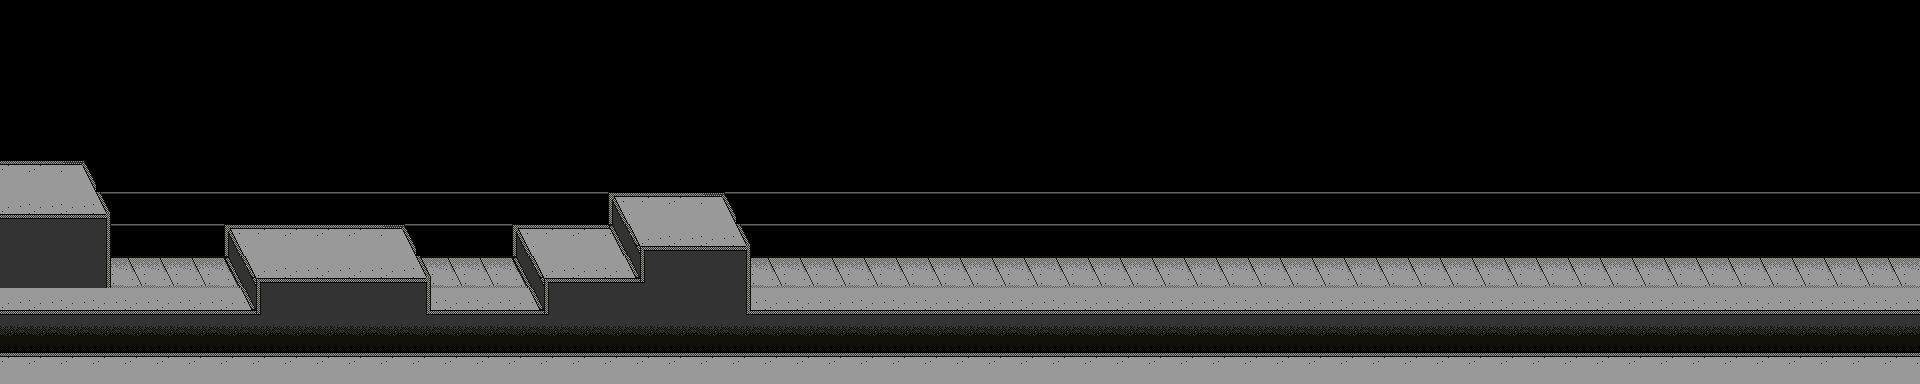

Rendered tile map (Tiled .tmx) drawn with the repository's tilesets; below, a short description and the full map source, tile grids included:
An orthogonal 60x12 tile map with 32x32 px tiles, 2 tile layers (floor, tier1).

<map version="1.5" tiledversion="1.6.0" orientation="orthogonal" renderorder="right-down" width="60" height="12" tilewidth="32" tileheight="32" infinite="0" nextlayerid="3" nextobjectid="1">
 <tileset firstgid="1" name="floor" tilewidth="32" tileheight="32" tilecount="20" columns="5">
  <image source="floor.png" width="160" height="128" />
  <tile id="0">
   <properties>
    <property name="collides" type="bool" value="false" />
   </properties>
  </tile>
  <tile id="1">
   <properties>
    <property name="collides" type="bool" value="false" />
   </properties>
  </tile>
  <tile id="2">
   <properties>
    <property name="collides" type="bool" value="false" />
   </properties>
  </tile>
  <tile id="3">
   <properties>
    <property name="collides" type="bool" value="false" />
   </properties>
  </tile>
  <tile id="4">
   <properties>
    <property name="collides" type="bool" value="false" />
   </properties>
  </tile>
  <tile id="5">
   <properties>
    <property name="collides" type="bool" value="false" />
   </properties>
  </tile>
  <tile id="6">
   <properties>
    <property name="collides" type="bool" value="false" />
   </properties>
  </tile>
  <tile id="7">
   <properties>
    <property name="collides" type="bool" value="false" />
   </properties>
  </tile>
  <tile id="8">
   <properties>
    <property name="collides" type="bool" value="true" />
   </properties>
  </tile>
  <tile id="9">
   <properties>
    <property name="collides" type="bool" value="false" />
   </properties>
  </tile>
  <tile id="10">
   <properties>
    <property name="collides" type="bool" value="false" />
   </properties>
  </tile>
  <tile id="11">
   <properties>
    <property name="collides" type="bool" value="true" />
   </properties>
  </tile>
  <tile id="12">
   <properties>
    <property name="collides" type="bool" value="false" />
   </properties>
  </tile>
  <tile id="13">
   <properties>
    <property name="collides" type="bool" value="false" />
   </properties>
  </tile>
  <tile id="14">
   <properties>
    <property name="collides" type="bool" value="false" />
   </properties>
  </tile>
  <tile id="15">
   <properties>
    <property name="collides" type="bool" value="true" />
   </properties>
  </tile>
  <tile id="16">
   <properties>
    <property name="collides" type="bool" value="true" />
   </properties>
  </tile>
  <tile id="17">
   <properties>
    <property name="collides" type="bool" value="false" />
   </properties>
  </tile>
  <tile id="18">
   <properties>
    <property name="collides" type="bool" value="false" />
   </properties>
  </tile>
  <tile id="19">
   <properties>
    <property name="collides" type="bool" value="false" />
   </properties>
  </tile>
 </tileset>
 <layer id="1" name="floor" width="60" height="12">
  <data encoding="csv">
0,0,0,0,0,0,0,0,0,0,0,0,0,0,0,0,0,0,0,0,0,0,0,0,0,0,0,0,0,0,0,0,0,0,0,0,0,0,0,0,0,0,0,0,0,0,0,0,0,0,0,0,0,0,0,0,0,0,0,0,
0,0,0,0,0,0,0,0,0,0,0,0,0,0,0,0,0,0,0,0,0,0,0,0,0,0,0,0,0,0,0,0,0,0,0,0,0,0,0,0,0,0,0,0,0,0,0,0,0,0,0,0,0,0,0,0,0,0,0,0,
0,0,0,0,0,0,0,0,0,0,0,0,0,0,0,0,0,0,0,0,0,0,0,0,0,0,0,0,0,0,0,0,0,0,0,0,0,0,0,0,0,0,0,0,0,0,0,0,0,0,0,0,0,0,0,0,0,0,0,0,
0,0,0,0,0,0,0,0,0,0,0,0,0,0,0,0,0,0,0,0,0,0,0,0,0,0,0,0,0,0,0,0,0,0,0,0,0,0,0,0,0,0,0,0,0,0,0,0,0,0,0,0,0,0,0,0,0,0,0,0,
0,0,0,0,0,0,0,0,0,0,0,0,0,0,0,0,0,0,0,0,0,0,0,0,0,0,0,0,0,0,0,0,0,0,0,0,0,0,0,0,0,0,0,0,0,0,0,0,0,0,0,0,0,0,0,0,0,0,0,0,
0,0,0,0,0,0,0,0,0,0,0,0,0,0,0,0,0,0,0,0,0,0,0,0,0,0,0,0,0,0,0,0,0,0,0,0,0,0,0,0,0,0,0,0,0,0,0,0,0,0,0,0,0,0,0,0,0,0,0,0,
7,7,7,7,7,7,7,7,7,7,7,7,7,7,7,7,7,7,7,7,7,7,7,7,7,7,7,7,7,7,7,7,7,7,7,7,7,7,7,7,7,7,7,7,7,7,7,7,7,7,7,7,7,7,7,7,7,7,7,7,
7,7,7,7,7,7,7,7,7,7,7,7,7,7,7,7,7,7,7,11,7,7,7,7,7,7,7,7,7,7,7,7,7,7,7,7,7,7,7,7,7,7,7,7,7,7,7,7,7,7,7,7,7,7,7,7,7,7,7,7,
6,6,6,6,6,6,6,6,6,6,6,6,6,6,6,6,6,6,6,16,6,6,6,6,6,6,6,6,6,6,6,6,6,6,6,6,6,6,6,6,6,6,6,6,6,6,6,6,6,6,6,6,6,6,6,6,6,6,6,6,
16,16,16,16,16,16,16,16,16,16,16,16,16,16,16,16,16,16,16,16,16,16,16,16,16,16,16,16,16,16,16,16,16,16,16,16,16,16,16,16,16,16,16,16,16,16,16,16,16,16,16,16,16,16,16,16,16,16,16,16,
4,4,4,4,4,4,4,4,4,4,4,4,4,4,4,4,4,4,4,4,4,4,4,4,4,4,4,4,4,4,4,4,4,4,4,4,4,4,4,4,4,4,4,4,4,4,4,4,4,4,4,4,4,4,4,4,4,4,4,4,
11,11,11,11,11,11,11,11,11,11,11,11,11,11,11,11,11,11,11,11,11,11,11,11,11,11,11,11,11,11,11,11,11,11,11,11,11,11,11,11,11,11,11,11,11,11,11,11,11,11,11,11,11,11,11,11,11,11,11,11
</data>
 </layer>
 <layer id="2" name="tier1" width="60" height="12">
  <data encoding="csv">
0,0,0,0,0,0,0,0,0,0,0,0,0,0,0,0,0,0,0,0,0,0,0,0,0,0,0,0,0,0,0,0,0,0,0,0,0,0,0,0,0,0,0,0,0,0,0,0,0,0,0,0,0,0,0,0,0,0,0,0,
0,0,0,0,0,0,0,0,0,0,0,0,0,0,0,0,0,0,0,0,0,0,0,0,0,0,0,0,0,0,0,0,0,0,0,0,0,0,0,0,0,0,0,0,0,0,0,0,0,0,0,0,0,0,0,0,0,0,0,0,
0,0,0,0,0,0,0,0,0,0,0,0,0,0,0,0,0,0,0,0,0,0,0,0,0,0,0,0,0,0,0,0,0,0,0,0,0,0,0,0,0,0,0,0,0,0,0,0,0,0,0,0,0,0,0,0,0,0,0,0,
0,0,0,0,0,0,0,0,0,0,0,0,0,0,0,0,0,0,0,0,0,0,0,0,0,0,0,0,0,0,0,0,0,0,0,0,0,0,0,0,0,0,0,0,0,0,0,0,0,0,0,0,0,0,0,0,0,0,0,0,
0,0,0,0,0,0,0,0,0,0,0,0,0,0,0,0,0,0,0,0,0,0,0,0,0,0,0,0,0,0,0,0,0,0,0,0,0,0,0,0,0,0,0,0,0,0,0,0,0,0,0,0,0,0,0,0,0,0,0,0,
11,11,13,0,0,0,0,0,0,0,0,0,0,0,0,0,0,0,0,0,0,0,0,0,0,0,0,0,0,0,0,0,0,0,0,0,0,0,0,0,0,0,0,0,0,0,0,0,0,0,0,0,0,0,0,0,0,0,0,0,
16,16,16,14,0,0,0,0,0,0,0,0,0,0,0,0,0,0,0,8,11,11,13,0,0,0,0,0,0,0,0,0,0,0,0,0,0,0,0,0,0,0,0,0,0,0,0,0,0,0,0,0,0,0,0,0,0,0,0,0,
2,2,2,19,0,0,0,8,11,11,11,11,13,0,0,0,8,11,11,9,17,16,16,14,0,0,0,0,0,0,0,0,0,0,0,0,0,0,0,0,0,0,0,0,0,0,0,0,0,0,0,0,0,0,0,0,0,0,0,0,
2,2,2,19,0,0,0,9,17,16,16,16,16,14,0,0,9,17,16,10,18,2,2,19,0,0,0,0,0,0,0,0,0,0,0,0,0,0,0,0,0,0,0,0,0,0,0,0,0,0,0,0,0,0,0,0,0,0,0,0,
0,0,0,0,0,0,0,10,18,2,2,2,2,20,0,0,10,18,2,2,2,2,2,20,0,0,0,0,0,0,0,0,0,0,0,0,0,0,0,0,0,0,0,0,0,0,0,0,0,0,0,0,0,0,0,0,0,0,0,0,
0,0,0,0,0,0,0,0,0,0,0,0,0,0,0,0,0,0,0,0,0,0,0,0,0,0,0,0,0,0,0,0,0,0,0,0,0,0,0,0,0,0,0,0,0,0,0,0,0,0,0,0,0,0,0,0,0,0,0,0,
0,0,0,0,0,0,0,0,0,0,0,0,0,0,0,0,0,0,0,0,0,0,0,0,0,0,0,0,0,0,0,0,0,0,0,0,0,0,0,0,0,0,0,0,0,0,0,0,0,0,0,0,0,0,0,0,0,0,0,0
</data>
 </layer>
</map>